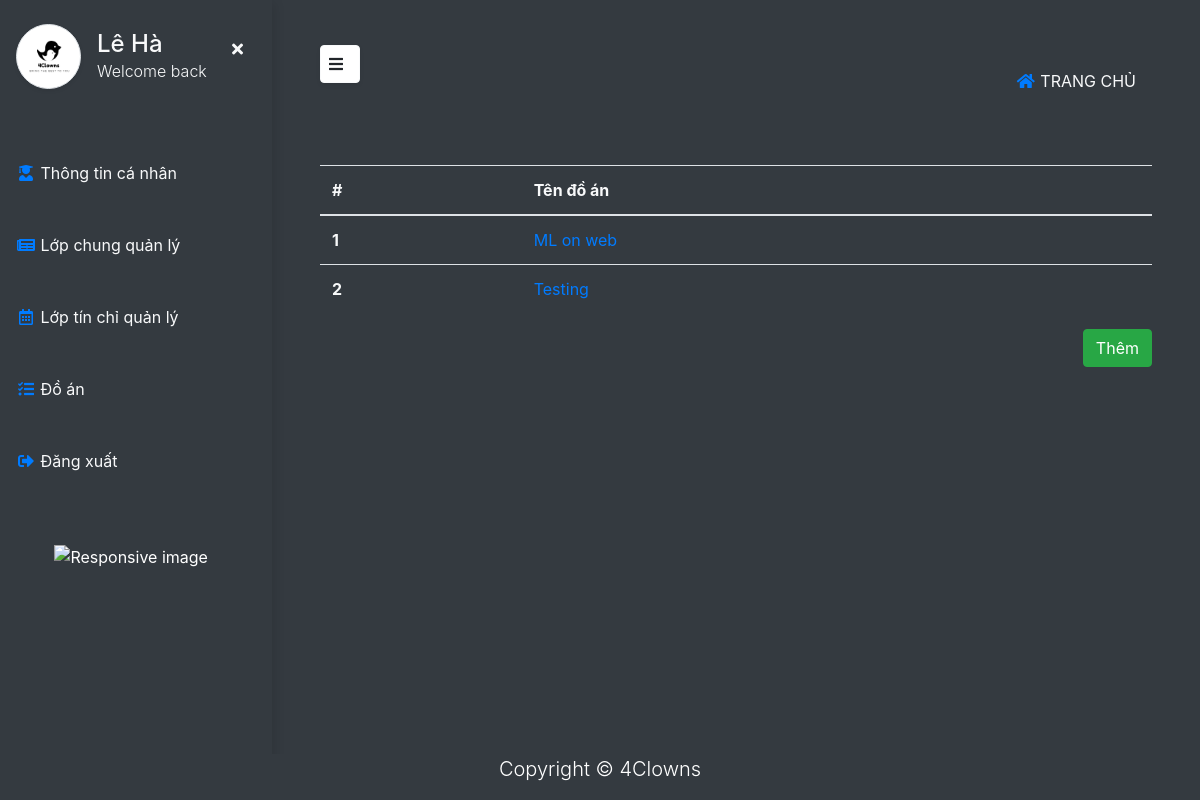
Page /teacher/do_an (signed in) on the earlier database version.
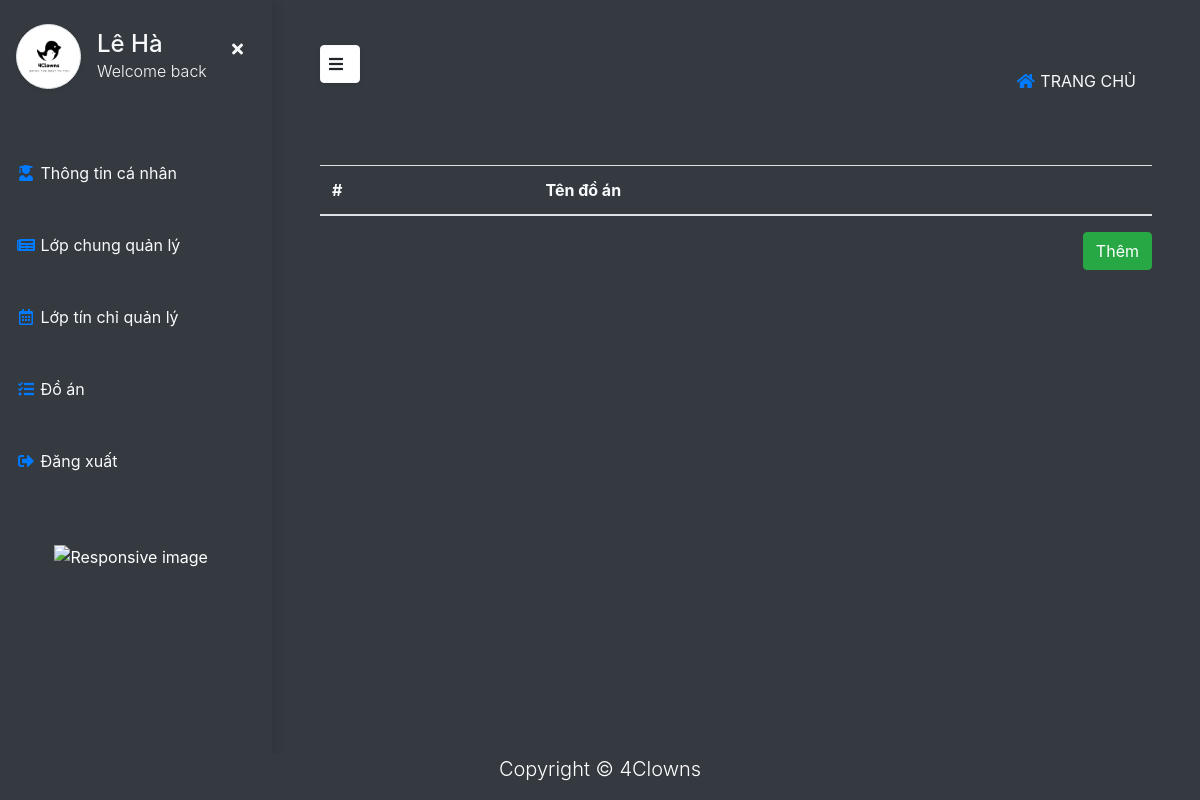
Same page on the later database version.
### teacher/models.py (models this page shows)
class do_an(models.Model):
    name = models.CharField(max_length=50, verbose_name='Tên đồ án')
    slug_name = models.SlugField(unique=True, null=True)
    teacher = models.ManyToManyField('users.Teacher', verbose_name='Giáo viên', related_name='do_an_tham_gia')
    student = models.ManyToManyField('users.Student', verbose_name='Sinh viên', related_name='do_an_tham_gia')
    start_time = models.DateField(null=True, blank=True)
    end_time = models.DateField(null=True, blank=True)
    def __str__(self):
        return self.name
    class Meta:
        verbose_name = "Đồ án"
        verbose_name_plural = "Đồ án"

### teacher/views.py (the view)
# urls.py: path('do_an', views.do_an_view, name='do_an'),
def do_an_view(request):
    teacher = Teacher.objects.get(user_ptr= request.user)
    do_an_list = teacher.do_an_tham_gia.all().order_by('name')
    return render(request, 'teacher/do_an.html', {
        "do_an_list": do_an_list,
    })

### templates/teacher/do_an.html
{% extends 'base.html' %}
{% load static %}
{% block content %}
<div class="page-content p-5 position-relative" id="content">
    <div class="table-responsive-sm">
        <table class="table  text-light ">
            <thead>
            <tr>
                <th scope="col">#</th>
                <th scope="col">Tên đồ án</th>
            </tr>
            </thead>
            <tbody>
            {% for do_an in do_an_list %}
            <tr>
                <th scope="row" class="td-count">{{ forloop.counter }}</th>
                <td class="td-value"><a href="{% url 'tung_do_an' do_an.slug_name %}">{{do_an}}</a></td>
            </tr>
            {% endfor %}
            </tbody>
        </table>
    </div>
    <div class="text-right">
        <a href="{% url 'them_do_an' %}">
            <button class="btn btn-secondary btn-success" type='submit'>Thêm</button>
        </a>
    </div>
</div>
{% include 'teacher/teacher_base.html' %}
{% endblock content %}

Differences in the rows shown:
removed do_an: name "ML on web"
removed do_an: name "Testing"
